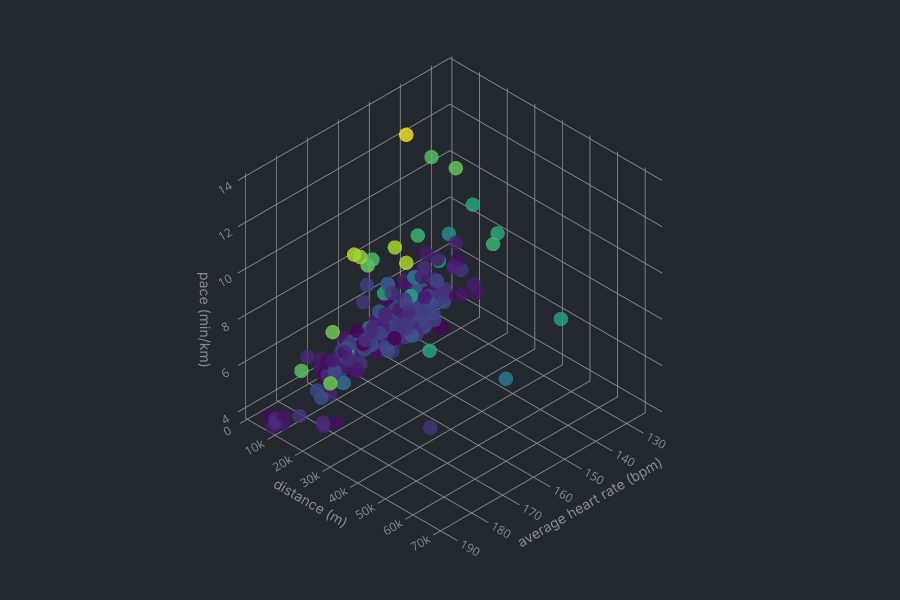

Notebook cell for this chart:
### Code cell
my_scatter(x=data.loc[data["athlete"] == athletes[athlete_idx]]["average heart rate (bpm)"],
           y=data.loc[data["athlete"] == athletes[athlete_idx]]["distance (m)"],
           z=data.loc[data["athlete"] == athletes[athlete_idx]]["pace (min/km)"],
           c=data.loc[data["athlete"] == athletes[athlete_idx]]["gradient (%)"],
           height=600)

### Figure 1 — Plotly figure (JSON) as saved in the notebook; plotly's stock layout.template omitted (floating-point values rounded to 4 significant figures; data arrays with more than 128 entries replaced by an {"elided": "..."} marker saying what was removed)
{"data": [{"marker": {"color": {"elided": "236 float values"}, "colorscale": [[0, "#440154"], [0.1111, "#482878"], [0.2222, "#3e4989"], [0.3333, "#31688e"], [0.4444, "#26828e"], [0.5556, "#1f9e89"], [0.6667, "#35b779"], [0.7778, "#6ece58"], [0.8889, "#b5de2b"], [1, "#fde725"]], "opacity": 0.8, "size": 5}, "mode": "markers", "type": "scatter3d", "x": {"elided": "236 float values"}, "y": {"elided": "236 float values"}, "z": {"elided": "236 float values"}}], "layout": {"autosize": false, "font": {"color": "#8b8d90"}, "height": 600, "margin": {"b": 0, "l": 0, "r": 0, "t": 0}, "paper_bgcolor": "#23272e", "scene": {"aspectratio": {"x": 1, "y": 1, "z": 1}, "camera": {"projection": {"type": "orthographic"}}, "xaxis": {"backgroundcolor": "#23272e", "gridcolor": "#8b8d90", "showbackground": true, "title": {"font": {"family": "Inter"}, "text": "average heart rate (bpm)"}, "zerolinecolor": "#8b8d90"}, "yaxis": {"backgroundcolor": "#23272e", "gridcolor": "#8b8d90", "showbackground": true, "title": {"font": {"family": "Inter"}, "text": "distance (m)"}, "zerolinecolor": "#8b8d90"}, "zaxis": {"backgroundcolor": "#23272e", "gridcolor": "#8b8d90", "showbackground": true, "title": {"font": {"family": "Inter"}, "text": "pace (min/km)"}, "zerolinecolor": "#8b8d90"}}}}
